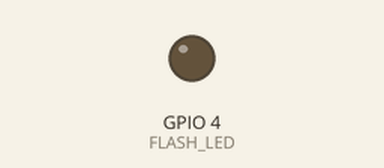
This sketch was run on a simulated ESP32. Parts: output pins drawn as LEDs (lit = HIGH). The camera gives no picture.

Above: at 0.18 s.
At 4.23 s:
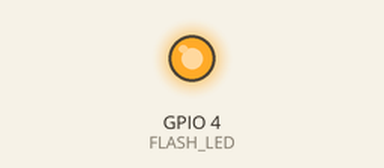
Timing chart, 0 to 4.5 s (numbered marks = the images above):
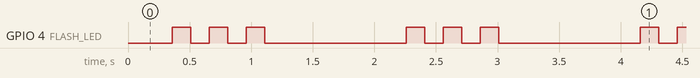

Measured:
- by itself, GPIO 4 (FLASH_LED): repeats every 1.9 s: 2 × (LOW 0.15 s, HIGH 0.15 s), LOW 1.2 s, HIGH 0.15 s
- by itself, everything shown: repeats every 1.9 s, in 6 steps

The sketch:

cam_test.ino
```cpp
#include "esp_camera.h"

#define FLASH_LED 4

void blinkFast() {
  while (true) {
    digitalWrite(FLASH_LED, HIGH); delay(100);
    digitalWrite(FLASH_LED, LOW);  delay(100);
  }
}

void blinkTwice() {
  digitalWrite(FLASH_LED, HIGH); delay(400);
  digitalWrite(FLASH_LED, LOW);  delay(400);
  digitalWrite(FLASH_LED, HIGH); delay(400);
  digitalWrite(FLASH_LED, LOW);  delay(1200);
}

void initCamera() {
  camera_config_t config;

  config.ledc_channel = LEDC_CHANNEL_0;
  config.ledc_timer   = LEDC_TIMER_0;

  config.pin_d0  = 5;
  config.pin_d1  = 18;
  config.pin_d2  = 19;
  config.pin_d3  = 21;
  config.pin_d4  = 36;
  config.pin_d5  = 39;
  config.pin_d6  = 34;
  config.pin_d7  = 35;

  config.pin_xclk     = 0;
  config.pin_pclk     = 22;
  config.pin_vsync    = 25;
  config.pin_href     = 23;

  config.pin_sscb_sda = 26;
  config.pin_sscb_scl = 27;

  config.pin_pwdn  = 32;
  config.pin_reset = -1;

  config.xclk_freq_hz = 20000000;
  config.pixel_format = PIXFORMAT_JPEG;
  config.frame_size   = FRAMESIZE_QVGA;
  config.jpeg_quality = 12;
  config.fb_count     = 1;

  esp_err_t err = esp_camera_init(&config);
  if (err != ESP_OK) {
    // camera init failed — rapid blink forever
    blinkFast();
  }
}

void setup() {
  pinMode(FLASH_LED, OUTPUT);
  digitalWrite(FLASH_LED, LOW);

  initCamera();

  // try capture
  camera_fb_t* fb = esp_camera_fb_get();

  if (!fb) {
    // capture failed — 2 blinks repeat forever
    while (true) blinkTwice();
  }

  bool jpegValid = (fb->len > 0 && fb->buf[0] == 0xFF && fb->buf[1] == 0xD8);
  esp_camera_fb_return(fb);

  if (!jpegValid) {
    // corrupt JPEG — 3 rapid blinks repeat
    while (true) {
      for (int i = 0; i < 3; i++) {
        digitalWrite(FLASH_LED, HIGH); delay(150);
        digitalWrite(FLASH_LED, LOW);  delay(150);
      }
      delay(1000);
    }
  }

  // all good — solid ON for 2 seconds then off
  digitalWrite(FLASH_LED, HIGH);
  delay(2000);
  digitalWrite(FLASH_LED, LOW);
}

void loop() {
  // blink slowly to show still alive
  digitalWrite(FLASH_LED, HIGH); delay(200);
  digitalWrite(FLASH_LED, LOW);  delay(2000);
}
```
